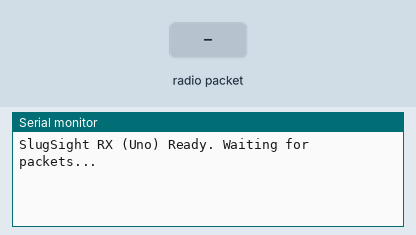
Simulated run of this sketch. Board: Arduino Uno, built with avr-gcc and run on an emulated ATmega328P. Shown: the last lines printed to the serial monitor. The inputs (shaded band) are chosen by the test bench. No radio packets arrive unless stated.

Above: at 2.3 s.
2.4 s: radio packet "1" arrives
At 3.6 s:
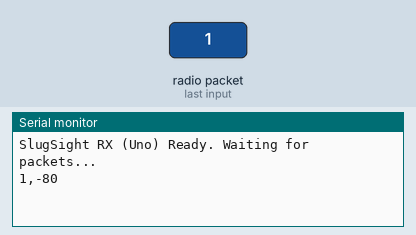
3.9 s: radio packet "0" arrives
At 5.0 s:
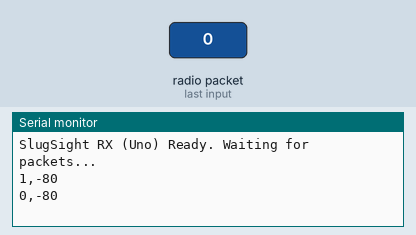
5.4 s: radio packet "2" arrives
At 6.2 s:
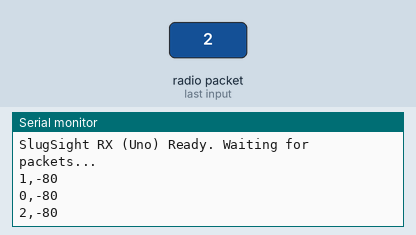

Measured:
- after the input at 2.4 s, the serial monitor: prints a new line at once (image 1)
- after the input at 3.9 s, the serial monitor: prints a new line at once (image 2)
- after the input at 5.4 s, the serial monitor: prints a new line at once (image 3)

The sketch:

slugsight_rx.ino
```cpp
// (licence header left out)
/*
 * SlugSight GROUND STATION RECEIVER (Arduino Uno Version)
 * * HARDWARE: Arduino Uno + RFM95W LoRa Module
 * * FUNCTION:
 * 1. Receives LoRa packets (17-point CSV) from the rocket.
 * 2. Appends RSSI (Signal Strength) to the end.
 * 3. Prints 18-point CSV to Serial for the Python GCS.
 */

#include <SPI.h>
#include <RH_RF95.h>

// --- Pinout for Arduino Uno ---
// Pins 11, 12, 13 are handled automatically by the SPI library
#define RFM95_CS   10  // Default Chip Select
#define RFM95_INT  2   // Default Interrupt (Pin 2 = INT0 on Uno)
#define RFM95_RST  9   // Default Reset

// --- Frequency (Must match TX) ---
#define RF95_FREQ 915.0

// Singleton instance of the radio driver
RH_RF95 rf95(RFM95_CS, RFM95_INT);

void setup() {
  // Start Serial at 115200 to match your Python GCS
  Serial.begin(115200);

  // Wait briefly for serial to stabilize
  delay(1000);

  // Manual Reset of LoRa Module
  pinMode(RFM95_RST, OUTPUT);
  digitalWrite(RFM95_RST, HIGH); delay(100);
  digitalWrite(RFM95_RST, LOW);  delay(10);
  digitalWrite(RFM95_RST, HIGH); delay(10);

  if (!rf95.init()) {
    Serial.println("LoRa radio init failed");
    Serial.println("Check wiring: CS->10, INT->2, RST->9, MOSI->11, MISO->12, SCK->13");
    while (1);
  }

  // Set frequency
  if (!rf95.setFrequency(RF95_FREQ)) {
    Serial.println("setFrequency failed");
    while (1);
  }

  // Set Max Power (23dBm)
  rf95.setTxPower(23, false);

  // Set Modem Config to match the Transmitter
  // This is CRITICAL. Must match the Bw500Cr45Sf128 used in the TX code.
  rf95.setModemConfig(RH_RF95::Bw500Cr45Sf128);

  Serial.println("SlugSight RX (Uno) Ready. Waiting for packets...");
}

void loop() {
  if (rf95.available()) {
    // Buffer to hold the received message
    uint8_t buf[RH_RF95_MAX_MESSAGE_LEN];
    uint8_t len = sizeof(buf);

    if (rf95.recv(buf, &len)) {
      // 1. Force null termination so we can treat it as a string
      buf[len] = 0;

      // 2. Print the raw CSV data from the rocket (Fields 1-17)
      Serial.print((char*)buf);

      // 3. Append the RSSI (Field 18)
      Serial.print(",");
      Serial.println(rf95.lastRssi(), DEC);

      // 4. Blink LED to show activity
      // Note: On Uno, Pin 13 is also SCK. If this interferes with SPI, comment it out.
      digitalWrite(LED_BUILTIN, HIGH);
      delay(10);
      digitalWrite(LED_BUILTIN, LOW);

    } else {
      Serial.println("Receive failed");
    }
  }
}
```
